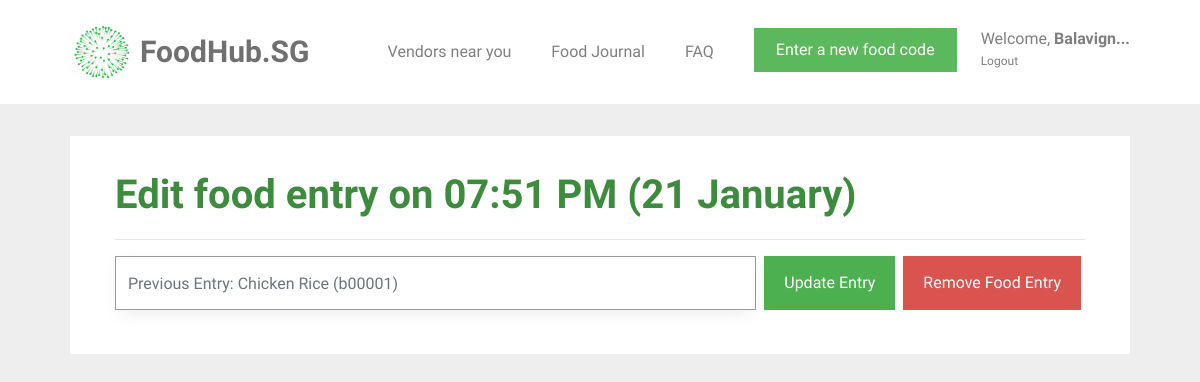
/edit_food/26 (signed in), run on an earlier commit of the app's database.
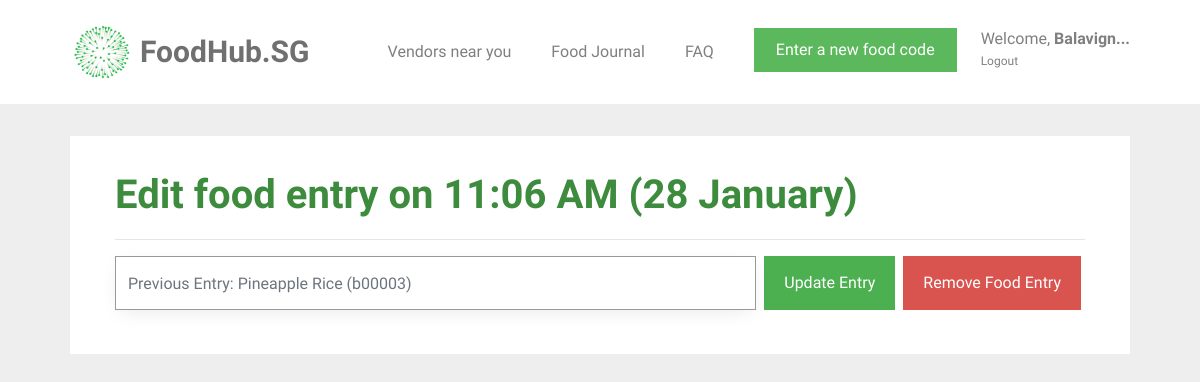
And on a later commit of the database.
### tables this page shows
CREATE TABLE food_entry (
  id INTEGER PRIMARY KEY AUTOINCREMENT,
  creator_id INTEGER NOT NULL,
  created DATETIME DEFAULT CURRENT_TIMESTAMP,
  food_code VARCHAR(6) NOT NULL,
  food_name TEXT NOT NULL,
  calories INT NOT NULL,
  FOREIGN KEY (creator_id) REFERENCES user (id)
);

### foodhubsg/food.py (the view, shortened to what this page needs)
@bp.route('/edit_food/<int:id>', methods=('GET', 'POST'))
@login_required
def edit_food(id):
    db = get_db()
    food_entry = get_food_entry(id)
    old_food_name = food_entry['food_name']
    old_food_code = food_entry['food_code']
    return render_template('food/edit_food.html', food_entry=food_entry, datetime=datetime)

### foodhubsg/auth.py (called while the page is built)
def login_required(view):
    @functools.wraps(view)
    def wrapped_view(**kwargs):
        if g.user is None:
            return redirect(url_for('auth.login'))
        if g.user["id"] == 0:
            return redirect(url_for('support.support'))
        return view(**kwargs)
    return wrapped_view

@bp.before_app_request
def load_logged_in_user():
    user_id = session.get('user_id')
    if user_id is None:
        g.user = None
    else:
        g.user = get_db().execute(
            'SELECT * FROM user WHERE id = ?', (user_id,)
        ).fetchone()

### foodhubsg/db.py (called while the page is built)
def get_db():
    if 'db' not in g:
        g.db = sqlite3.connect(
            current_app.config['DATABASE'],
            detect_types=sqlite3.PARSE_DECLTYPES
        )
        g.db.row_factory = sqlite3.Row
    return g.db

### foodhubsg/templates/food/edit_food.html (shortened to what this page needs)
{% extends 'base.html' %}
{% block content %}
<div id="colorlib-container">
    <div class="container">
        <div class="box1">
        <div class="row row-pb-md">
            <div class="col-md-12">
                <form id="edit-food" action="" method="post">
                    <header id="summary-header">
                        <h1 class="font_color"><b>Edit food entry on {{ datetime.strptime(food_entry['datetime(created, "localtime")'], '%Y-%m-%d %H:%M:%S').strftime('%I:%M %p (%d %B)') }}</b></h1>
                        <hr>
                    </header>
                    <div class="input-group">
                        <input name="code" id="code" class="form-control" value="{{ request.form['code'] }}" placeholder="Previous Entry: {{ food_entry['food_name'] }} ({{ food_entry['food_code'] }})">
                        <div class="input-group-btn">
                            <input type="submit" value="Update Entry" name="action" class="btn btn-primary" style="background-color: #4CAF50; height: 54px; margin-left: 0.5em;">
                            <input type="submit" value="Remove Food Entry" name="action" onclick="remove_confirm()" class="btn btn-primary" id="remove-button" style='background-color: #d9534f; height: 54px;'>
                        </div>
                    </div>
                </form>
            </div>
        </div>
        </div>
    </div>
</div>
{% endblock %}

What changed in the data, as far as the page shows it:
changed food_entry: code "Previous Entry: Chicken Rice (b00001)" → "Previous Entry: Pineapple Rice (b00003)"
Also different on the page:
text no longer shown: "07:51 PM (21 January)"
text now shown: "11:06 AM (28 January)"
